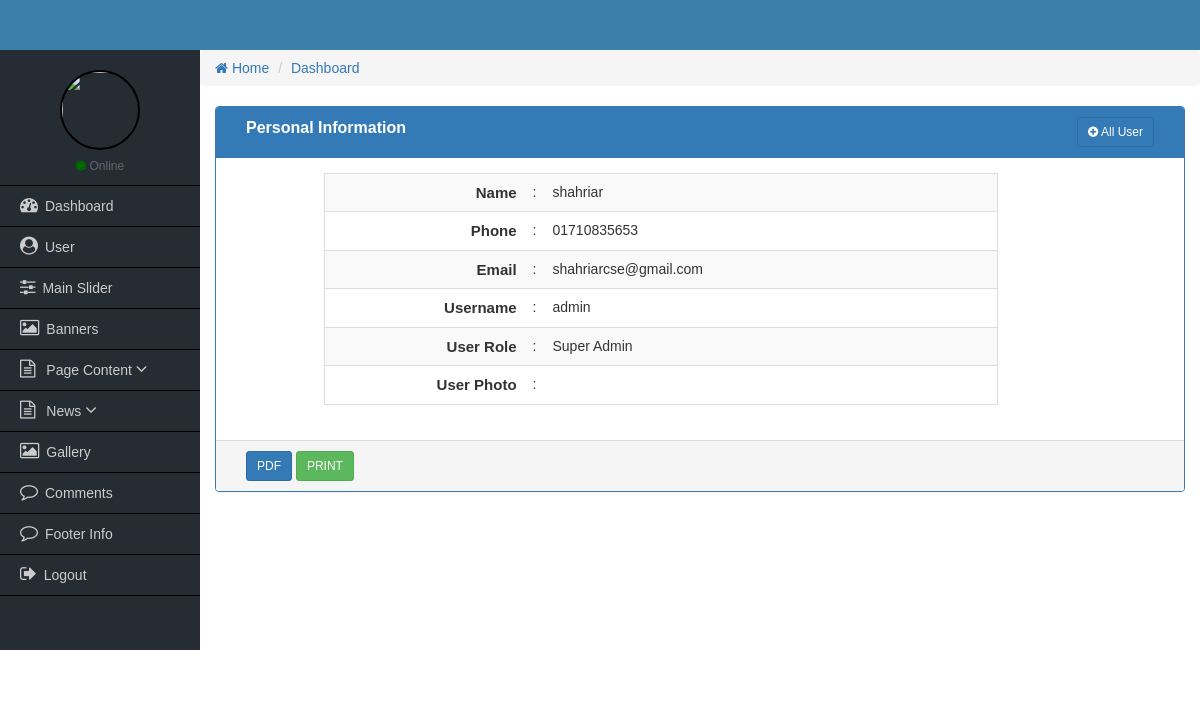
/admin/view-user.php?viewId=1, run on an earlier commit of the app's database.
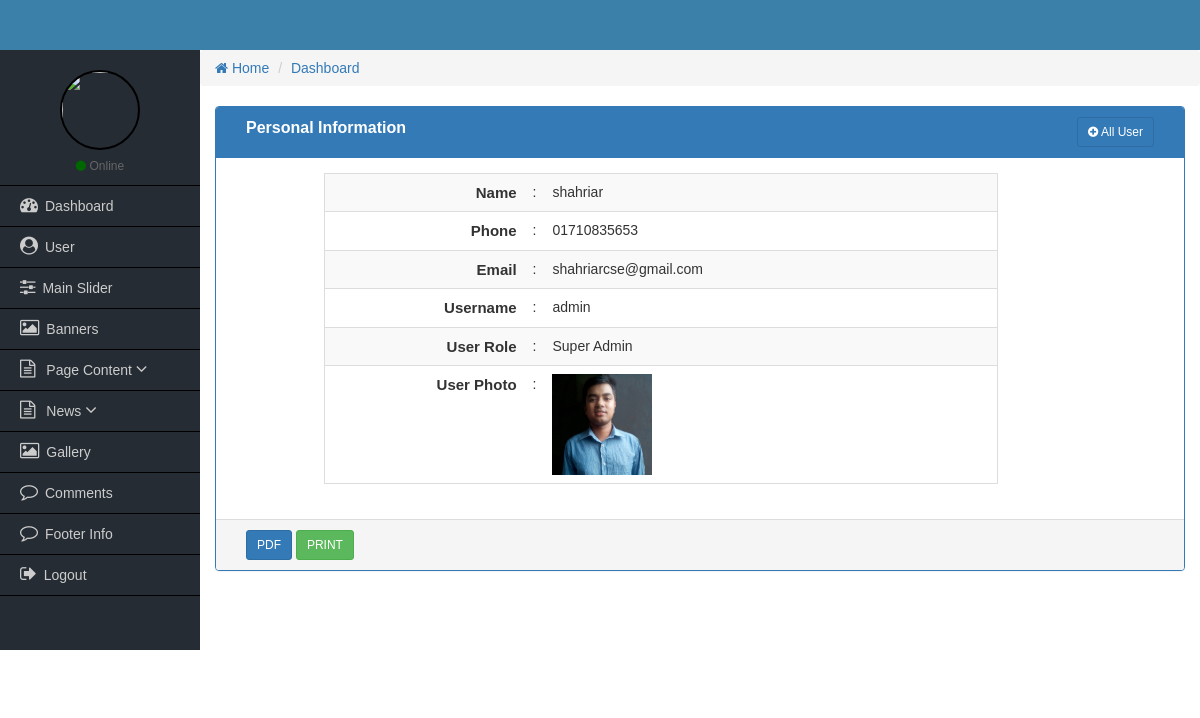
And on a later commit of the database.
### tables this page shows
CREATE TABLE `tbl_user` (
  `id` int(11) NOT NULL,
  `name` varchar(50) NOT NULL,
  `phone` varchar(25) NOT NULL,
  `email` varchar(50) NOT NULL,
  `username` varchar(50) NOT NULL,
  `password` varchar(50) NOT NULL,
  `role_id` int(11) NOT NULL,
  `image` varchar(255) NOT NULL
);

CREATE TABLE `tbl_user_role` (
  `role_id` int(11) NOT NULL,
  `role_name` varchar(25) NOT NULL
);

### admin/functions/admin-functions.php (called while the page is built, shortened)
<?php session_start();
	function getAdminHeader(){
		require_once('includes/header.php');
	}
	function getAdminSidebar(){
		require_once('includes/sidebar.php');
	}
	function getBreadcrum(){
		include_once('includes/breadcrum.php');
	}
	function getAdminFooter(){
		require_once('includes/footer.php');
	}
?>

### admin/view-user.php (the view)
<?php
    require_once('functions/admin-functions.php');
    getAdminHeader();
    getAdminSidebar();
    getBreadcrum();
    $id = $_REQUEST['viewId'];
?>
<div class="col-md-12">
    <div class="panel panel-primary">
        <div class="panel-heading">
            <div class="col-md-9 heading_title">
                Personal Information
             </div>
             <div class="col-md-3 text-right">
                <a href="all-user.php" class="btn btn-sm btn btn-primary"><i class="fa fa-plus-circle"></i> All User</a>
            </div>
            <div class="clearfix"></div>
        </div>
      <div class="panel-body">
          <div class="col-md-1">
          </div>
          <div class="col-md-9">
            <table class="table table-hover table-striped table-responsive view_table_cus">
                <?php
                      $query = "SELECT * FROM tbl_user NATURAL JOIN tbl_user_role WHERE id='$id' ";
                      $sqlQuery = mysqli_query($dbconnect, $query);
                      $row = mysqli_fetch_array($sqlQuery);
                 ?>
                <tr>
                    <td>Name</td>
                    <td>:</td>
                    <td><?php echo $row['name']; ?></td>
                </tr>
                <tr>
                    <td>Phone</td>
                    <td>:</td>
                    <td><?php echo $row['phone']; ?></td>
                </tr>
                <tr>
                    <td>Email</td>
                    <td>:</td>
                    <td><?php echo $row['email']; ?></td>
                </tr>
                <tr>
                    <td>Username</td>
                    <td>:</td>
                    <td><?php echo $row['username']; ?></td>
                </tr>
                <tr>
                    <td>User Role</td>
                    <td>:</td>
                    <td><?php echo $row['role_name']; ?></td>
                </tr>
                <tr>
                    <td>User Photo</td>
                    <td>:</td>
                    <td><img class="userPhoto" src="uploads/<?php echo $row['image']; ?>" width="100" alt=""></td>
                </tr>
            </table>
          </div>
          <div class="col-md-2">
          </div>
      </div>
      <div class="panel-footer">
        <div class="col-md-4">
            <a href="#" class="btn btn-sm btn-primary">PDF</a>
            <a href="#" class="btn btn-sm btn-success">PRINT</a>
        </div>
        <div class="col-md-4">
        </div>
        <div class="col-md-4 text-right">
        </div>
        <div class="clearfix"></div>
      </div>
    </div>
</div>
<?php
     getAdminFooter();
?>

### admin/includes/header.php (shortened to what this page needs)
<!DOCTYPE html>
<html lang="en">
  <head>
    <link type="text/css" rel="stylesheet" href="css/font-awesome.min.css"/>
    <link type="text/css" href="css/bootstrap.min.css" rel="stylesheet">
    <link type="text/css" rel="stylesheet" href="css/style.css"/>
    <link type="text/css" rel="stylesheet" href="css/sidebar.css"/>
  </head>
  <body>
  	<div class="container-fluid header_full">
    	<div class="container header">
        </div>
    </div>

### admin/includes/sidebar.php (shortened to what this page needs)
<?php include_once('config.php'); ?>
<div class="container-fluid content_full">
    <div class="row">
        <div class="col-md-2 sidebar pd0">
            <div class="side_user">
                <?php
                     $id = $_SESSION['userid'];
                     $select ="SELECT * FROM tbl_user WHERE id='$id' ";
                     $query = mysqli_query($dbconnect, $select);
                     $row = mysqli_fetch_array($query);
                ?>
                <img class="img-responsive" src="uploads/<?= $row['image']; ?>"/>
                <span><i class="fa fa-circle"></i>  Online</span>
            </div>
            <ul>
                <li><a href="index.php"><i class="fa fa-dashboard"></i>Dashboard</a></li>
                <?php if($_SESSION['role'] <= 1){?>
                    <li><a href="all-user.php"><i class="fa fa-user-circle"></i>User</a></li>
                    <li><a href="all-sliders.php"><i class="fa fa-sliders"></i>Main Slider</a></li>
                    <li><a href="all-banners.php"><i class="fa fa-image"></i>Banners</a></li>
                    <li  data-toggle="collapse" data-target="#products" class="collapsed active">
                      <a href="#"><i class="fa fa-file-text-o"></i> Page Content <i class="fa fa-angle-down"></i> </span></a>
                    </li>
                    <li  data-toggle="collapse" data-target="#news" class="collapsed active">
                      <a href="#"><i class="fa fa-file-text-o"></i> News <i class="fa fa-angle-down"></i> </span></a>
                    </li>
                <?php } ?>
                <?php if($_SESSION['role'] <= 2){ ?>
                <li><a href="gallery.php"><i class="fa fa-image"></i>Gallery</a></li>
                <li><a href="all-comments.php"><i class="fa fa-comment-o"></i>Comments</a></li>
                <li><a href="footer-info.php"><i class="fa fa-comment-o"></i>Footer Info</a></li>
                <?php } ?>
                <li><a href="logout.php"><i class="fa fa-sign-out"></i>Logout</a></li>
            </ul>
        </div>

### admin/includes/breadcrum.php
<div class="col-md-10 admin-part pd0">
  <ol class="breadcrumb">
    <li><a href="#"><i class="fa fa-home"></i> Home</a></li>
    <li><a href="#">Dashboard</a></li>
  </ol>

### admin/includes/footer.php (shortened to what this page needs)
	 		</div>
         </div>
    </div>
    <div class="container-fluid footer_full">
    	<div class="container footer">
        </div>
    </div>
  </body>
</html>

### admin/css/style.css (style rules this page uses)
* { margin:0px; padding:0px; outline:0px; }
img { border:0px; }
ul, ol { list-style-type:none; }
a { text-decoration:none; }
.pd0 { padding-left:0px; padding-right:0px; padding-top:0px; padding-bottom:0px; }
body { font-family:Verdana, Geneva, sans-serif; }
.header_full { background:#3b80a9; }
.header { height:50px; }
.sidebar { background-color:#252c34; min-height:600px; }
.side_user { text-align:center; color:#fff; padding:20px 0px 10px; border-bottom:1px solid #000; }
.side_user img { width:80px; height:80px; border:2px solid #000; border-radius:50%; display:inline-block; }
.side_user span { color:#666; font-size:12px; }
.side_user span i { color:#060; }
.sidebar ul li a { font-size:14px; color:#CCC; line-height:40px; padding-left:20px; display:block; border-bottom:1px solid #000; }
.sidebar ul li a i { font-size:18px; padding-right:7px; }
.footer_full { background-color:#000; }
.footer { height:40px; }
.heading_title { font-size:16px; font-weight:bold; }
.view_table_cus { border:1px solid #ddd; }
.view_table_cus tr td:first-child { width:30%; text-align:right; font-size:15px; font-weight:bold; }
.view_table_cus tr td:last-child { width:68%; text-align:left; }
.userPhoto { width: 100px; }
.panel-body { padding: 15px; }
.container-fluid.footer_full { background:transparent; }

### admin/css/sidebar.css (style rules this page uses)
body { margin: 0px; padding: 0px; }

What changed in the data, as far as the page shows it:
changed tbl_user "shahriar": image: picture added
